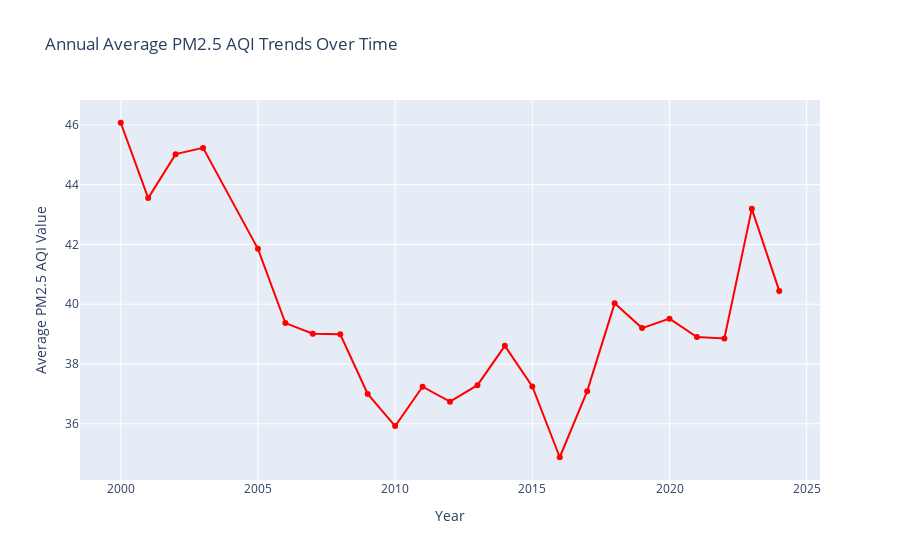

Write notebook code for a chart like this one.
### Code cell
df = pd.read_csv('/Users/moosarahman/Desktop/cs329e/proj/airovertime.csv')  
df['Date'] = pd.to_datetime(df['Date'])
df['Year'] = df['Date'].dt.year
df_yearly_avg = df.groupby('Year')['PM2.5 AQI Value'].mean().reset_index()


fig = px.line(df_yearly_avg, x='Year', y='PM2.5 AQI Value', title='Annual Average PM2.5 AQI Trends Over Time', 
              labels={'PM2.5 AQI Value': 'Average PM2.5 AQI Value'},
              markers=True, 
              color_discrete_sequence=['red']) 

fig.update_layout(xaxis_title='Year', yaxis_title='Average PM2.5 AQI Value')
fig.update_traces(mode='lines+markers')  

fig.show()

### Figure 1 — Plotly figure (JSON) as saved in the notebook; plotly's stock layout.template omitted (floating-point values rounded to 4 significant figures)
{"data": [{"hovertemplate": "Year=%{x}<br>Average PM2.5 AQI Value=%{y}<extra></extra>", "legendgroup": "", "line": {"color": "red", "dash": "solid"}, "marker": {"symbol": "circle"}, "mode": "lines+markers", "name": "", "orientation": "v", "showlegend": false, "type": "scatter", "x": [2000, 2001, 2002, 2003, 2005, 2006, 2007, 2008, 2009, 2010, 2011, 2012, 2013, 2014, 2015, 2016, 2017, 2018, 2019, 2020, 2021, 2022, 2023, 2024], "xaxis": "x", "y": [46.07, 43.55, 45.02, 45.23, 41.85, 39.37, 39.01, 38.99, 37.0, 35.92, 37.24, 36.74, 37.29, 38.61, 37.25, 34.88, 37.09, 40.03, 39.2, 39.52, 38.9, 38.85, 43.19, 40.44], "yaxis": "y"}], "layout": {"autosize": true, "legend": {"tracegroupgap": 0}, "title": {"text": "Annual Average PM2.5 AQI Trends Over Time"}, "xaxis": {"anchor": "y", "autorange": true, "domain": [0, 1], "range": [1999.0, 2025.0], "title": {"text": "Year"}, "type": "linear"}, "yaxis": {"anchor": "x", "autorange": true, "domain": [0, 1], "range": [33.96, 46.99], "title": {"text": "Average PM2.5 AQI Value"}, "type": "linear"}}}
